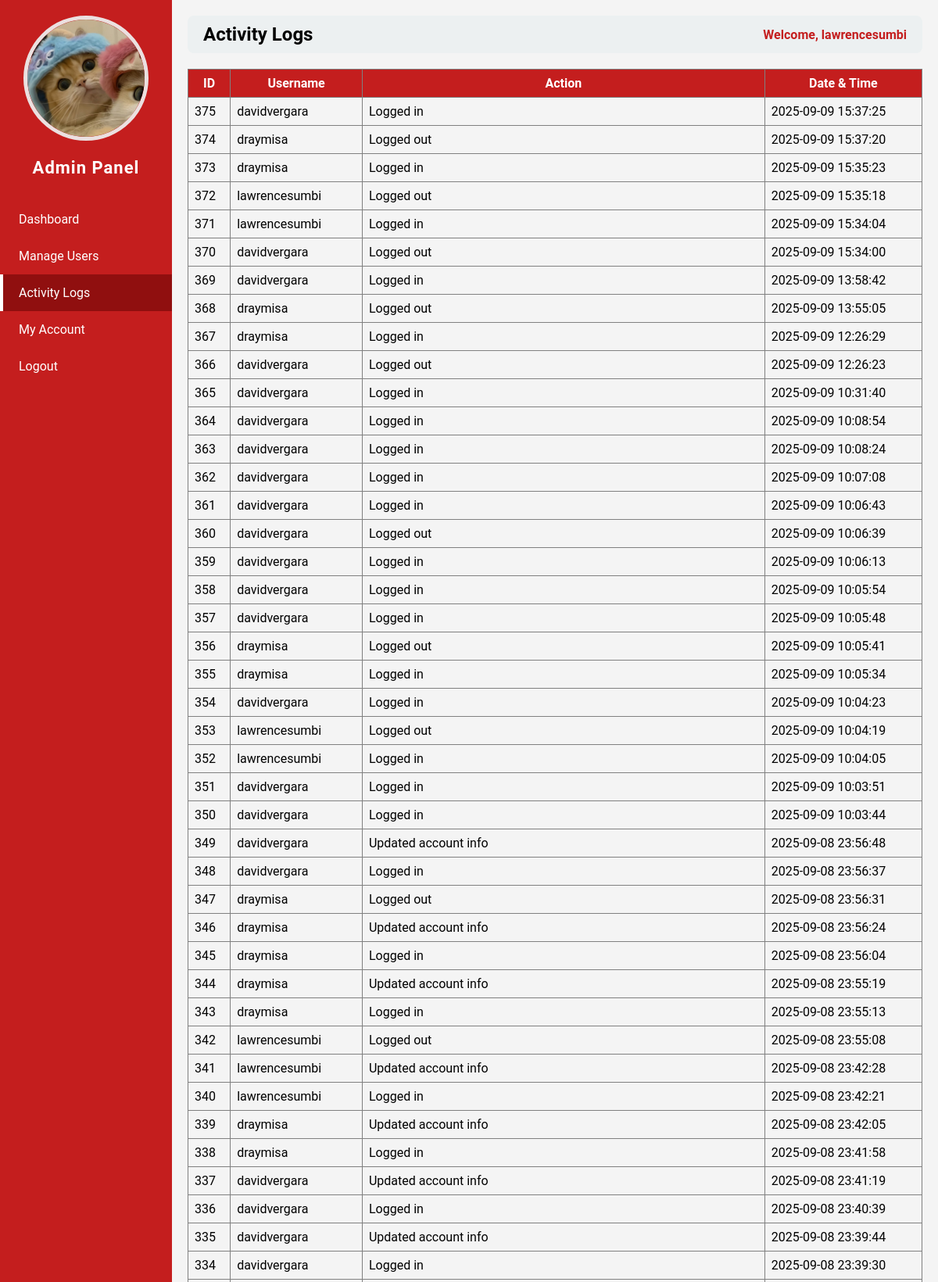
/admin.php?page=activity_logs (signed in, upper part), run on the app's committed database.
### tables this page shows
CREATE TABLE `users` (
  `id` int(11) NOT NULL,
  `username` varchar(50) NOT NULL,
  `password` varchar(255) NOT NULL,
  `role` varchar(50) NOT NULL,
  `email` varchar(255) NOT NULL,
  `contact` varchar(50) NOT NULL,
  `status` varchar(50) NOT NULL,
  `img` varchar(255) NOT NULL
);

CREATE TABLE `logs` (
  `id` int(11) NOT NULL,
  `user_id` int(11) NOT NULL,
  `action` varchar(255) NOT NULL,
  `date_time` datetime NOT NULL DEFAULT current_timestamp()
);

### admin_pages/activity_logs.php (the view)
<?php
$host = "localhost";
$dbname = "studisciplink";
$user = "root";
$pass = "";
try {
    $pdo = new PDO("mysql:host=$host;dbname=$dbname", $user, $pass);
    $pdo->setAttribute(PDO::ATTR_ERRMODE, PDO::ERRMODE_EXCEPTION);
    $stmt = $pdo->prepare("
        SELECT l.id, u.username, l.action, l.date_time
        FROM logs l
        JOIN users u ON l.user_id = u.id
        ORDER BY l.date_time DESC
    ");
    $stmt->execute();
    $logs = $stmt->fetchAll(PDO::FETCH_ASSOC);
} catch (PDOException $e) {
    die("Database error: " . $e->getMessage());
}
?>
<table border="1" cellpadding="8" cellspacing="0" style="width:100%; border-collapse:collapse;">
    <thead style="background:#c41e1e; color:white;">
        <tr>
            <th>ID</th>
            <th>Username</th>
            <th>Action</th>
            <th>Date & Time</th>
        </tr>
    </thead>
    <tbody>
        <?php if ($logs): ?>
            <?php foreach ($logs as $log): ?>
                <tr>
                    <td><?php echo htmlspecialchars($log['id']); ?></td>
                    <td><?php echo htmlspecialchars($log['username']); ?></td>
                    <td><?php echo htmlspecialchars($log['action']); ?></td>
                    <td><?php echo htmlspecialchars($log['date_time']); ?></td>
                </tr>
            <?php endforeach; ?>
        <?php else: ?>
            <tr>
                <td colspan="4" style="text-align:center;">No activity logs found.</td>
            </tr>
        <?php endif; ?>
    </tbody>
</table>

### admin.php (shortened to what this page needs)
<?php
require 'db_connect.php';
$id = $_SESSION['user_id'];
$stmt = $pdo->prepare("SELECT * FROM users WHERE id=?");
$stmt->execute([$id]);
$user = $stmt->fetch(PDO::FETCH_ASSOC);
$page = isset($_GET['page']) ? $_GET['page'] : 'dashboard';
?>
<!DOCTYPE html>
<html>
<head>
</head>
<body>
<div class="sidebar">
    <div class="column profile-photo">
        <?php if (!empty($user['img'])): ?>
            <img src="<?php echo htmlspecialchars($user['img']); ?>" alt="Profile Image">
        <?php else: ?>
            <img src="default.png" alt="Profile Image">
        <?php endif; ?>
    </div>
    <h2>Admin Panel</h2>
    <a href="?page=dashboard" class="<?php echo $page=='dashboard' ? 'active' : ''; ?>">Dashboard</a>
    <a href="?page=manage_users" class="<?php echo $page=='manage_users' ? 'active' : ''; ?>">Manage Users</a>
    <a href="?page=activity_logs" class="<?php echo $page=='activity_logs' ? 'active' : ''; ?>">Activity Logs</a>
    <a href="?page=my_account" class="<?php echo $page=='my_account' ? 'active' : ''; ?>">My Account</a>
    <a href="logout.php">Logout</a>
</div>
<div class="main-content">
    <div class="header">
        <h2><?php echo str_replace('_',' ', $page); ?></h2>
        <span>Welcome, <?php echo $_SESSION['username']; ?></span>
    </div>
    <div class="content">
        <?php
        $file = "admin_pages/{$page}.php";
        if(file_exists($file)){
            include $file;
        } else {
            echo "<p>Page not found.</p>";
        }
        ?>
    </div>
</div>
</body>
</html>

### admin.php (style rules this page uses)
body { margin: 0; font-family: 'Roboto', sans-serif; background: #f4f4f4; }
.sidebar { position: fixed; top: 0; left: 0; width: 220px; height: 100%; background-color: #c41e1e; color: white; display: flex; flex-direction: column; padding-top: 20px; }
.sidebar h2 { text-align: center; margin-bottom: 30px; font-size: 22px; letter-spacing: 1px; }
.sidebar a { padding: 14px 20px; text-decoration: none; color: white; display: block; transition: 0.3s; border-left: 4px solid transparent; }
.sidebar a.active { background-color: #900f0f; border-left: 4px solid #fff; }
.main-content { margin-left: 220px; padding: 20px; }
.header { display: flex; justify-content: space-between; align-items: center; background: #ecf0f1; padding: 10px 20px; border-radius: 8px; margin-bottom: 20px; }
.header h2 { margin: 0; text-transform: capitalize; }
.header span { font-weight: bold; color: #c41e1e; }
.profile-photo { text-align: center; }
.profile-photo img { width: 150px; height: 150px; object-fit: cover; border-radius: 50%; border: 5px solid #ebe0e0ff; }

### data on the page
users: img (picture)
logs: id "375", user.username "davidvergara", action "Logged in", date_time "2025-09-09 15:37:25"
logs: id "374", user.username "draymisa", action "Logged out", date_time "2025-09-09 15:37:20"
logs: id "373", user.username "draymisa", action "Logged in", date_time "2025-09-09 15:35:23"
logs: id "372", user.username "lawrencesumbi", action "Logged out", date_time "2025-09-09 15:35:18"
logs: id "371", user.username "lawrencesumbi", action "Logged in", date_time "2025-09-09 15:34:04"
logs: id "370", user.username "davidvergara", action "Logged out", date_time "2025-09-09 15:34:00"
logs: id "369", user.username "davidvergara", action "Logged in", date_time "2025-09-09 13:58:42"
logs: id "368", user.username "draymisa", action "Logged out", date_time "2025-09-09 13:55:05"
logs: id "367", user.username "draymisa", action "Logged in", date_time "2025-09-09 12:26:29"
logs: id "366", user.username "davidvergara", action "Logged out", date_time "2025-09-09 12:26:23"
logs: id "365", user.username "davidvergara", action "Logged in", date_time "2025-09-09 10:31:40"
logs: id "364", user.username "davidvergara", action "Logged in", date_time "2025-09-09 10:08:54"
logs: id "363", user.username "davidvergara", action "Logged in", date_time "2025-09-09 10:08:24"
logs: id "362", user.username "davidvergara", action "Logged in", date_time "2025-09-09 10:07:08"
logs: id "361", user.username "davidvergara", action "Logged in", date_time "2025-09-09 10:06:43"
logs: id "360", user.username "davidvergara", action "Logged out", date_time "2025-09-09 10:06:39"
logs: id "359", user.username "davidvergara", action "Logged in", date_time "2025-09-09 10:06:13"
logs: id "358", user.username "davidvergara", action "Logged in", date_time "2025-09-09 10:05:54"
logs: id "357", user.username "davidvergara", action "Logged in", date_time "2025-09-09 10:05:48"
logs: id "356", user.username "draymisa", action "Logged out", date_time "2025-09-09 10:05:41"
logs: id "355", user.username "draymisa", action "Logged in", date_time "2025-09-09 10:05:34"
logs: id "354", user.username "davidvergara", action "Logged in", date_time "2025-09-09 10:04:23"
logs: id "353", user.username "lawrencesumbi", action "Logged out", date_time "2025-09-09 10:04:19"
logs: id "352", user.username "lawrencesumbi", action "Logged in", date_time "2025-09-09 10:04:05"
logs: id "351", user.username "davidvergara", action "Logged in", date_time "2025-09-09 10:03:51"
logs: id "350", user.username "davidvergara", action "Logged in", date_time "2025-09-09 10:03:44"
logs: id "349", user.username "davidvergara", action "Updated account info", date_time "2025-09-08 23:56:48"
logs: id "348", user.username "davidvergara", action "Logged in", date_time "2025-09-08 23:56:37"
logs: id "347", user.username "draymisa", action "Logged out", date_time "2025-09-08 23:56:31"
logs: id "346", user.username "draymisa", action "Updated account info", date_time "2025-09-08 23:56:24"
logs: id "345", user.username "draymisa", action "Logged in", date_time "2025-09-08 23:56:04"
logs: id "344", user.username "draymisa", action "Updated account info", date_time "2025-09-08 23:55:19"
logs: id "343", user.username "draymisa", action "Logged in", date_time "2025-09-08 23:55:13"
logs: id "342", user.username "lawrencesumbi", action "Logged out", date_time "2025-09-08 23:55:08"
logs: id "341", user.username "lawrencesumbi", action "Updated account info", date_time "2025-09-08 23:42:28"
logs: id "340", user.username "lawrencesumbi", action "Logged in", date_time "2025-09-08 23:42:21"
logs: id "339", user.username "draymisa", action "Updated account info", date_time "2025-09-08 23:42:05"
logs: id "338", user.username "draymisa", action "Logged in", date_time "2025-09-08 23:41:58"
logs: id "337", user.username "davidvergara", action "Updated account info", date_time "2025-09-08 23:41:19"
logs: id "336", user.username "davidvergara", action "Logged in", date_time "2025-09-08 23:40:39"
logs: id "335", user.username "davidvergara", action "Updated account info", date_time "2025-09-08 23:39:44"
logs: id "334", user.username "davidvergara", action "Logged in", date_time "2025-09-08 23:39:30"

### other printed values
str_replace('_',' ', $page) "Activity Logs"
$_SESSION['username'] "lawrencesumbi"
